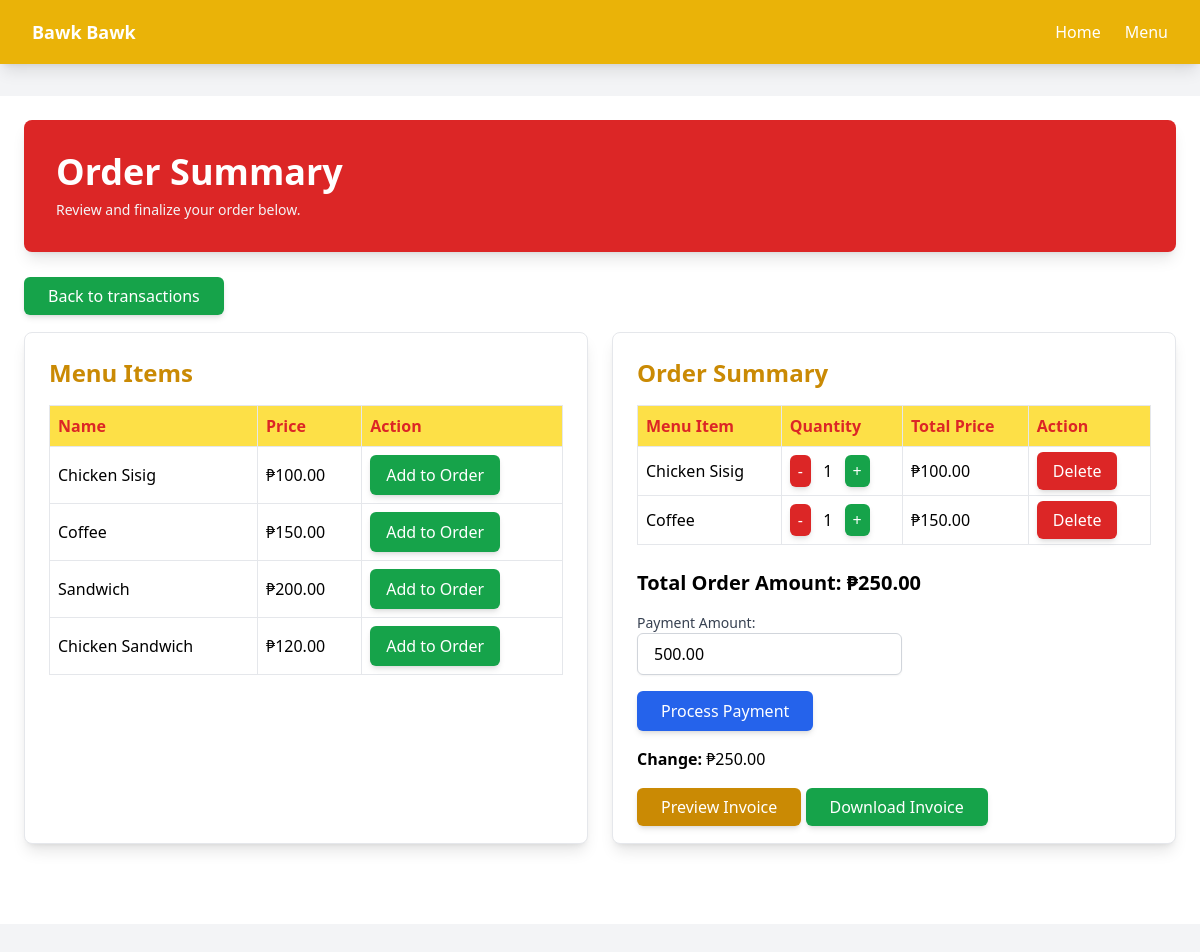
Before: /neworder/23/ with the older database file.
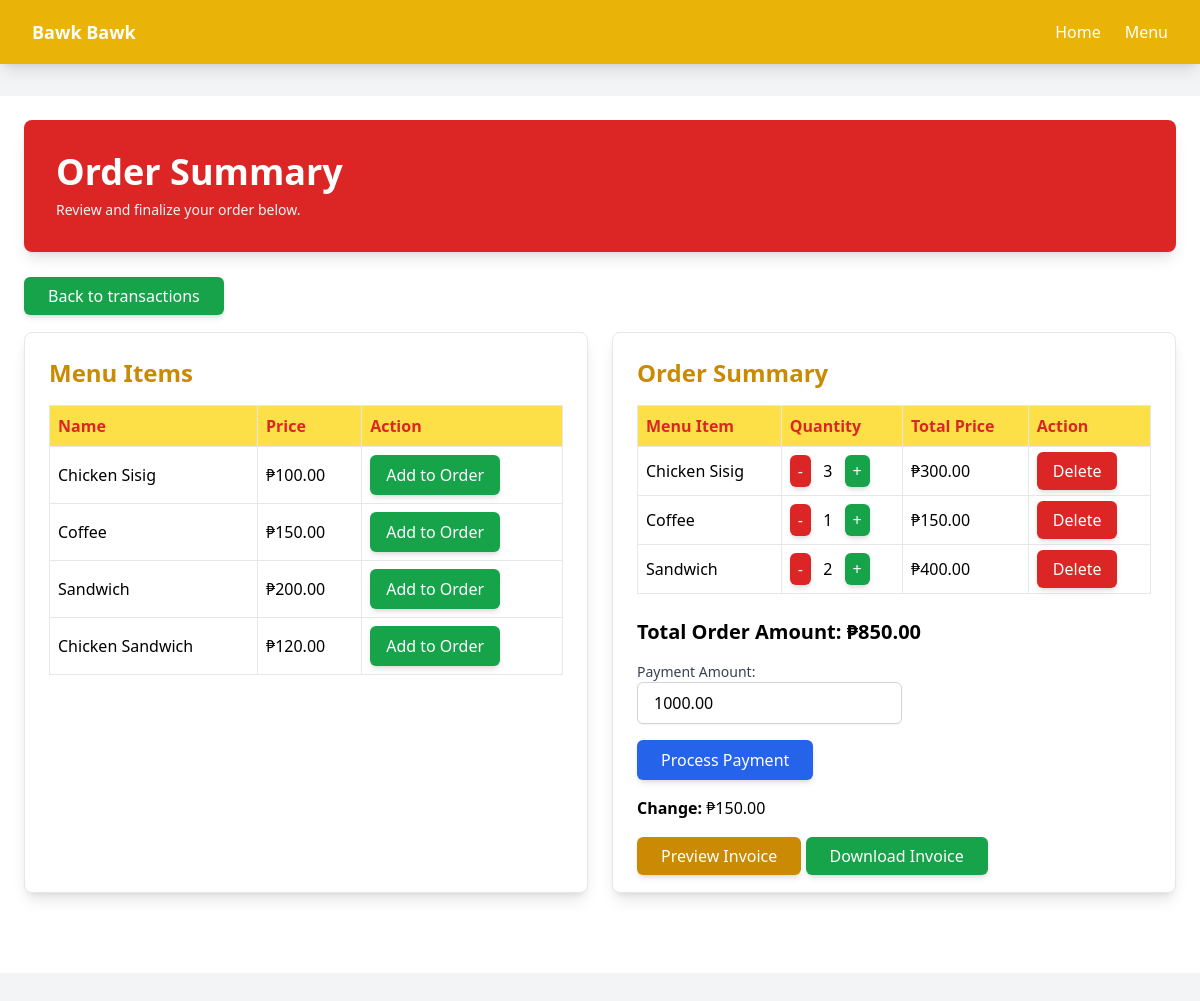
After: the same page with the newer database file.
### sales_list/models.py (models this page shows, shortened)
class MenuItem(models.Model):
    name = models.CharField(max_length=255)
    price = models.DecimalField(max_digits=10, decimal_places=2)

class OrderDetail(models.Model):
    quantity = models.PositiveIntegerField()
    menu_item = models.ForeignKey(MenuItem, on_delete=models.CASCADE, blank=True, null=True)
    order_summary = models.ForeignKey(OrderSummary, on_delete=models.SET_NULL, blank=True, null=True)
    @property
    def total_price(self):
        return self.menu_item.price * self.quantity

class OrderSummary(models.Model):
    date = models.DateField(default=now)
    payment_amount = models.DecimalField(max_digits=10, decimal_places=2)
    @property
    def order_total(self):
        orderdetails = self.orderdetail_set.all()
        total = sum([details.total_price for details in orderdetails])
        return total
    @property
    def change(self):
        orderdetails = self.orderdetail_set.all()
        total = sum([details.total_price for details in orderdetails])
        change = self.payment_amount - total
        if total > self.payment_amount:
            return "Insufficient Amount!"
        elif self.payment_amount >= total:
            return change

### sales_list/views.py (the view, shortened to what this page needs)
# urls.py: path('neworder/<int:order_id>/', sales.new_order, name='neworder'),
def new_order(request, order_id):
    order_summary = OrderSummary.objects.get(id=order_id)
    all_items = MenuItem.objects.all()
    context = {
        'order_summary': order_summary,
        'all_items': all_items,
        'all_order_items': OrderDetail.objects.filter(order_summary=order_summary),
    }
    return render(request, 'neworder.html', context)

### sales_list/templates/neworder.html (shortened to what the changed rows need)
{% extends 'base.html' %}
{% load static %}
{% block content %}
<div class="bg-white p-6">
    <div class="bg-red-600 text-white p-8 mb-8 rounded-lg shadow-lg">
        <div class="flex justify-between items-center">
            <div>
                <h1 class="text-4xl font-bold mb-2">Order Summary</h1>
            </div>
        </div>
    </div>
    <div class="flex flex-wrap gap-6 py-6">
        <div class="flex-1 bg-white border rounded-lg shadow-lg p-6 mb-8">
            <h2 class="text-2xl font-semibold text-yellow-600 mb-4">Menu Items</h2>
            <form method="POST">
                <table class="min-w-full table-auto border-collapse border border-gray-300">
                    <thead class="bg-yellow-300">
                        <tr>
                            <th class="border p-2 text-left text-red-600">Name</th>
                            <th class="border p-2 text-left text-red-600">Price</th>
                            <th class="border p-2 text-left text-red-600">Action</th>
                        </tr>
                    </thead>
                    <tbody>
                        {% for item in all_items %}
                        <tr class="hover:bg-yellow-100">
                            <td class="border p-2">{{ item.name }}</td>
                            <td class="border p-2">₱{{ item.price }}</td>
                            <td class="border p-2">
                                <button type="submit" name="menu_item" value="{{ item.id }}" class="px-4 py-2 bg-green-600 text-white font-medium rounded-md shadow-md hover:bg-green-700">
                                    Add to Order
                                </button>
                            </td>
                        </tr>
                        {% endfor %}
                    </tbody>
                </table>
            </form>
        </div>
        <div class="flex-1 bg-white border rounded-lg shadow-lg p-6 mb-8">
            <h2 class="text-2xl font-semibold text-yellow-600 mb-4">Order Summary</h2>
            <table class="min-w-full table-auto border-collapse border border-gray-300 mb-6">
                <thead class="bg-yellow-300">
                    <tr>
                        <th class="border p-2 text-left text-red-600">Menu Item</th>
                        <th class="border p-2 text-left text-red-600">Quantity</th>
                        <th class="border p-2 text-left text-red-600">Total Price</th>
                        <th class="border p-2 text-left text-red-600">Action</th>
                    </tr>
                </thead>
                <tbody>
                    {% for order_item in all_order_items %}
                    <tr class="hover:bg-yellow-100">
                        <td class="border p-2">{{ order_item.menu_item.name }}</td>
                        <td class="border p-2">
                            <form method="POST" action="{% url 'update_quantity' order_item.id %}">
                                <button type="submit" name="adjustment" value="decrease" class="px-2 py-1 bg-red-600 text-white rounded-md shadow-md hover:bg-red-700">-</button>
                                <span class="mx-2">{{ order_item.quantity }}</span>
                                <button type="submit" name="adjustment" value="increase" class="px-2 py-1 bg-green-600 text-white rounded-md shadow-md hover:bg-green-700">+</button>
                            </form>
                        </td>
                        <td class="border p-2">₱{{ order_item.total_price }}</td>
                        <td class="border p-2">
                            <a href="{% url 'delete_order_item' order_item.id %}" class="px-4 py-2 bg-red-600 text-white font-medium rounded-md shadow-md hover:bg-red-700">
                                Delete
                            </a>
                        </td>
                    </tr>
                    {% endfor %}
                </tbody>
            </table>
            <form method="POST" action="{% url 'process_payment' order_summary.id %}">
                <p class="text-xl font-bold mb-4">Total Order Amount: ₱{{ order_summary.order_total }}</p>
                <div class="mb-4">
                    <label for="payment_amount" class="block text-sm font-medium text-gray-700">Payment Amount:</label>
                    <input type="number" name="payment_amount" step="0.01" min="0" value="{{ order_summary.payment_amount }}" required class="px-4 py-2 border border-gray-300 rounded-md shadow-sm focus:ring focus:ring-yellow-500 focus:ring-opacity-50">
                </div>
                <button type="submit" class="px-6 py-2 bg-blue-600 text-white rounded-md shadow-md hover:bg-blue-700">Process Payment</button>
                <p class="mt-4"><strong>Change:</strong> ₱{{ order_summary.change }}</p>
            </form>
        </div>
    </div>
</div>
{% endblock %}

Changed rows visible on the page:
changed OrderDetail "Chicken Sisig": quantity "1" → "3"; total_price "100.00" → "300.00"
added OrderDetail: menu_item.name "Sandwich", quantity "2", total_price "400.00"
changed OrderSummary: order_total "250.00" → "850.00"; payment_amount "500.00" → "1000.00"; change "250.00" → "150.00"
